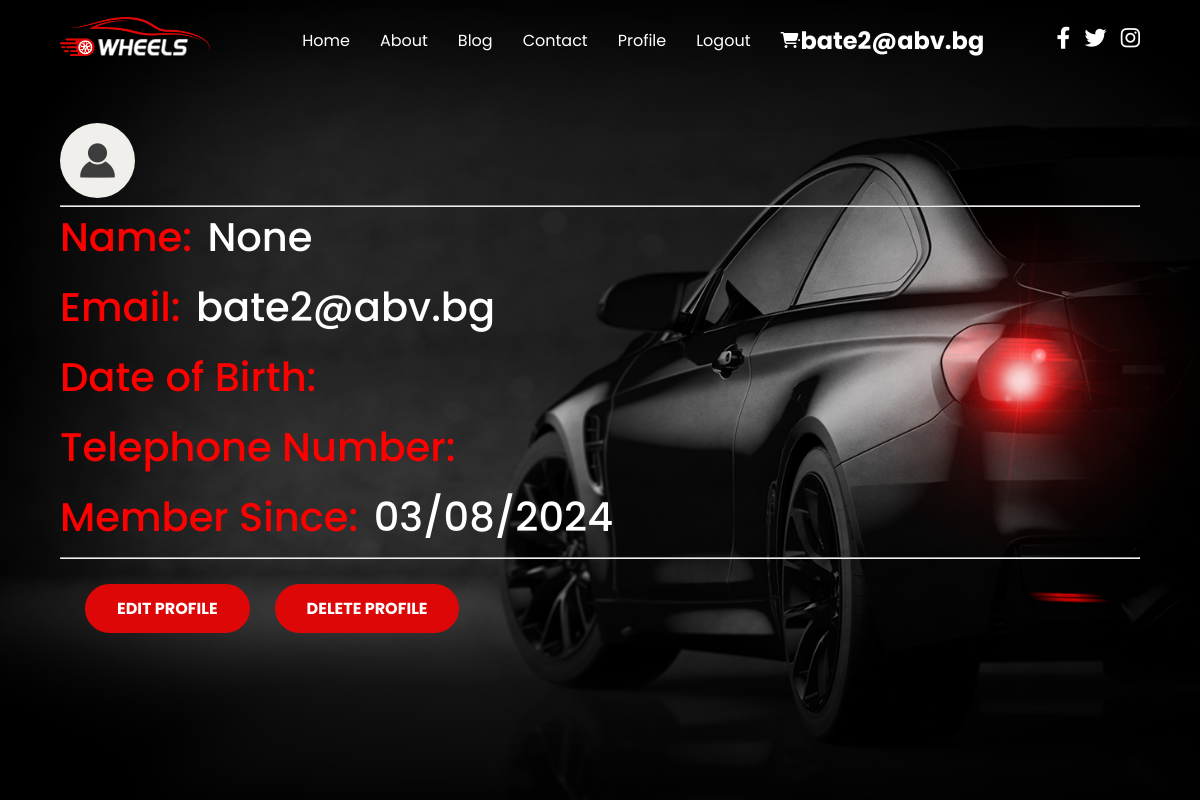
The app's page /accounts/profile/2/ (signed in), older data.
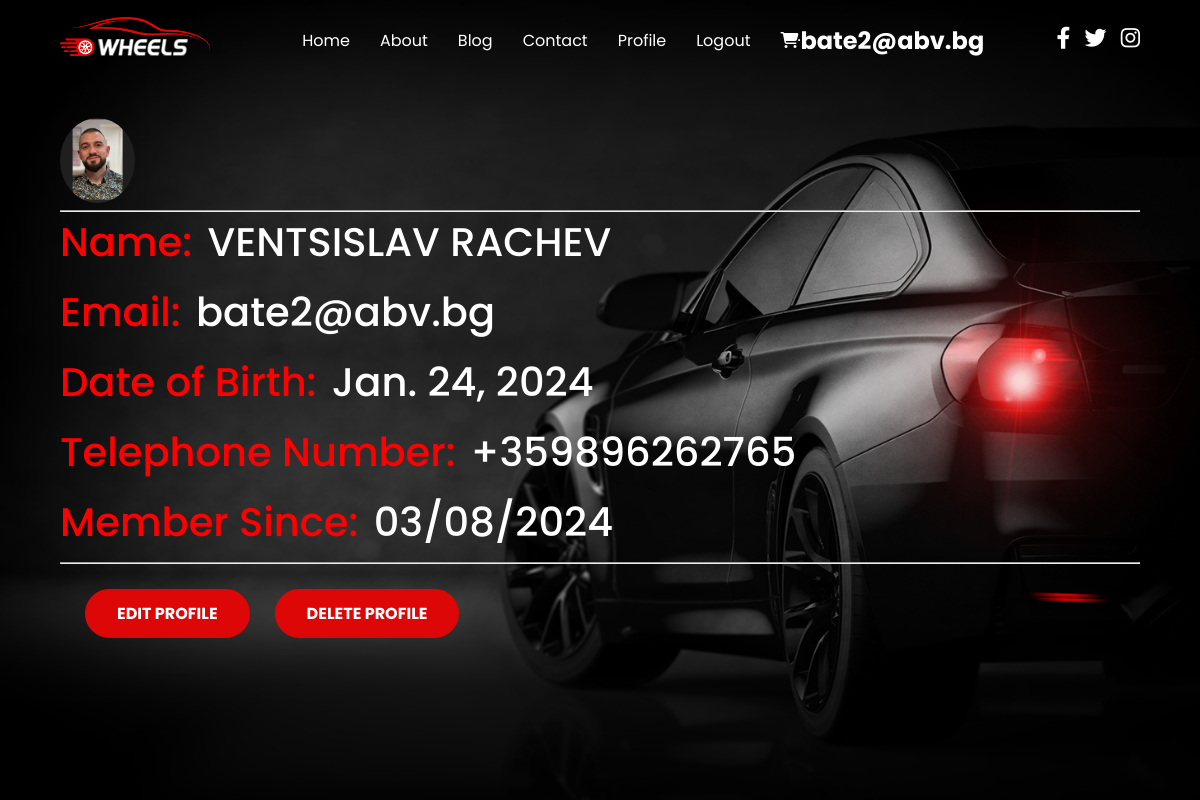
The same page, newer data.
### autovibe_project/accounts/models.py (models this page shows)
class AutoVibeUser(auth_models.AbstractBaseUser, auth_models.PermissionsMixin):
    email = models.EmailField(
        _("email address"),
        unique=True,
        error_messages={
            "unique": _("A user with that email already exists."),
        },
    )
    date_joined = models.DateTimeField(_("date joined"), default=timezone.now)
    is_staff = models.BooleanField(
        default=False,
    )
    is_active = models.BooleanField(
        default=True,
    )
    USERNAME_FIELD = "email"
    objects = AutoVibeUserManager()

class Profile(models.Model):
    MAX_FIRST_NAME_LENGTH = 30
    MAX_LAST_NAME_LENGTH = 30
    first_name = models.CharField(
        max_length=MAX_FIRST_NAME_LENGTH,
        blank=True,
        null=True,
    )
    last_name = models.CharField(
        max_length=MAX_LAST_NAME_LENGTH,
        blank=True,
        null=True,
    )
    date_of_birth = models.DateField(
        blank=True,
        null=True,
    )
    profile_picture = models.ImageField(
        upload_to="profile_pictures/",
        blank=True,
        null=True,
    )
    telephone_number = models.CharField(
        max_length=20,
        blank=True,
        null=True,
    )
    user = models.OneToOneField(
        AutoVibeUser,
        primary_key=True,
        on_delete=models.CASCADE,
    )
    @property
    def full_name(self):
        if self.first_name and self.last_name:
            return f'{self.first_name} {self.last_name}'
        return self.first_name or self.last_name

### autovibe_project/accounts/views.py (the view)
# urls.py: path('', views.ProfileDetailsView.as_view(), name='profile_details'),
class ProfileDetailsView(auth_mixins.LoginRequiredMixin,views.DetailView):
    queryset = Profile.objects.prefetch_related('user').all()
    template_name = 'accounts/details_profile.html'

### templates/accounts/details_profile.html (shortened to what this page needs)
{% extends 'base.html' %}
{% load static %}
{% block content %}
    <section class="hero">
        <div class="text">
            {% if object.user.profile.profile_picture %}
                <img class="small-image" src="{{ object.profile_picture.url }}" alt="Profile Image">
            {% else %}
                <img class="small-image" src="{% static 'img/dummy_user.jpg' %}" alt="Profile Image">
            {% endif %}
            <hr>
            <h4><span class="red-text">Name:</span> <span class="white-text">{{ object.user.profile.full_name }}</span>
            </h4>
            <h4><span class="red-text">Email:</span> <span class="white-text">{{ object.user.email }}</span></h4>
            <h4><span class="red-text">Date of Birth:</span> <span
                    class="white-text">{{ object.date_of_birth|default:"" }}</span></h4>
            <h4><span class="red-text">Telephone Number:</span> <span
                    class="white-text">{{ object.telephone_number|default:"" }}</span></h4>
            <h4><span class="red-text">Member Since:</span> <span
                    class="white-text">{{ object.user.date_joined|date:"SHORT_DATE_FORMAT" }}</span></h4>
            <hr>
            <div class="form-row">
                <a class="btn sell-btn" href="{% url 'profile_update' object.pk %}">Edit Profile</a>
                <a class="btn" href="{% url 'profile_delete' object.pk %}">Delete Profile</a>
            </div>
        </div>
    </section>
{% endblock %}

### templates/base.html (shortened to what this page needs)
{% load static %}
<!DOCTYPE html>
<html lang="en">
<head>
    <link rel="stylesheet" href="https://cdnjs.cloudflare.com/ajax/libs/font-awesome/6.4.0/css/all.min.css">
    <link rel="stylesheet" href="{% static 'style.css' %}">
</head>
<body style="background-image: url('{{ background_image }}');">
    {% include 'partials/header.html' %}
    {% block content %}
    {% endblock %}
</body>
</html>

### templates/partials/header.html
{% load static %}
<header>
    <nav>
        <a href="{% url 'index' %}">
            <img src="{% static 'img/car-logo.png' %}" class="logo" alt="">
        </a>
        <div class="menu">
            <a href="{% url 'index' %}">Home</a>
            <a href="{% url 'about_page' %}">About</a>
            <a href="#">Blog</a>
            <a href="#">Contact</a>
            {% if not request.user.is_authenticated %}
            <a href="{% url 'login_user' %}">Login</a>
            <a href="{% url 'register_user' %}">Register</a>
            <a href="#"><i class="fa-solid fa-magnifying-glass"></i></a>
            {% else %}
             <a href="{% url 'profile_details' pk=request.user.pk %}">Profile</a>
             <a href="{% url 'logout_user' %}">Logout</a>
             <a href="#"><i class="fa-solid fa-cart-shopping"></i></a>
            {% endif %}
            <hr>
            <h1 style="color: white">{{ request.user }}</h1>
        </div>
        <div class="social">
            <a href="#"><i class="fa-brands fa-facebook-f"></i></a>
            <a href="#"><i class="fa-brands fa-twitter"></i></a>
            <a href="#"><i class="fa-brands fa-instagram"></i></a>
        </div>
    </nav>
</header>

### staticfiles/style.css (style rules this page uses)
* { padding: 0; margin: 0; box-sizing: border-box; text-decoration: none; font-family: 'Poppins', sans-serif; }
header { position: fixed; top: 0; left: 0; right: 0; }
header nav { width: 90%; margin: auto; display: flex; justify-content: space-between; align-items: center; height: 80px; }
header nav .logo { width: 150px; }
header nav .menu { display: flex; align-items: center; }
nav .menu a { color: #fff; margin-left: 30px; position: relative; }
nav .menu a::after { content: ''; position: absolute; bottom: -5px; left: 0; width: 0%; height: 2px; background-color: #dd0707; transition: 0.4s; }
nav .social a i { color: #fff; font-size: 22px; margin-left: 10px; transition: 0.3s; }
.hero { width: 100%; height: 100vh; background: url(img/bg.jpg); background-position: center; background-size: cover; display: flex; justify-content: center; align-items: center; }
.hero .text { width: 90%; margin: auto; }
.hero .text h4 { font-size: 40px; color: #fff; font-weight: 500; margin-bottom: 10px; }
.hero .text .btn { padding: 10px 30px; background-color: #dd0707; text-transform: uppercase; color: #fff; font-weight: bold; border-radius: 30px; border: 2px solid #dd0707; transition: 0.3s; }
.hero .text .btn.sell-btn { margin: 25px; }
.hero .text h4 { color: #dd0707; }
.hero .text a { color: red; }
.small-image { width: 75px; border-radius: 100%; height: auto; }
.form-row { display: flex; align-items: center; margin-bottom: 20px; }
.btn { padding: 10px 30px; background-color: #dd0707; color: #fff; font-weight: bold; border-radius: 30px; border: 2px solid #dd0707; transition: 0.3s; }
.white-text { color: white; margin-left: 5px; }
.red-text { color: red; }

Row changes from the older to the newer data that the page shows:
changed Profile "bate2@abv.bg": profile_picture: picture added; user.profile.full_name "None" → "VENTSISLAV RACHEV"; date_of_birth (not shown) → "Jan. 24, 2024"; telephone_number (not shown) → "+359896262765"
